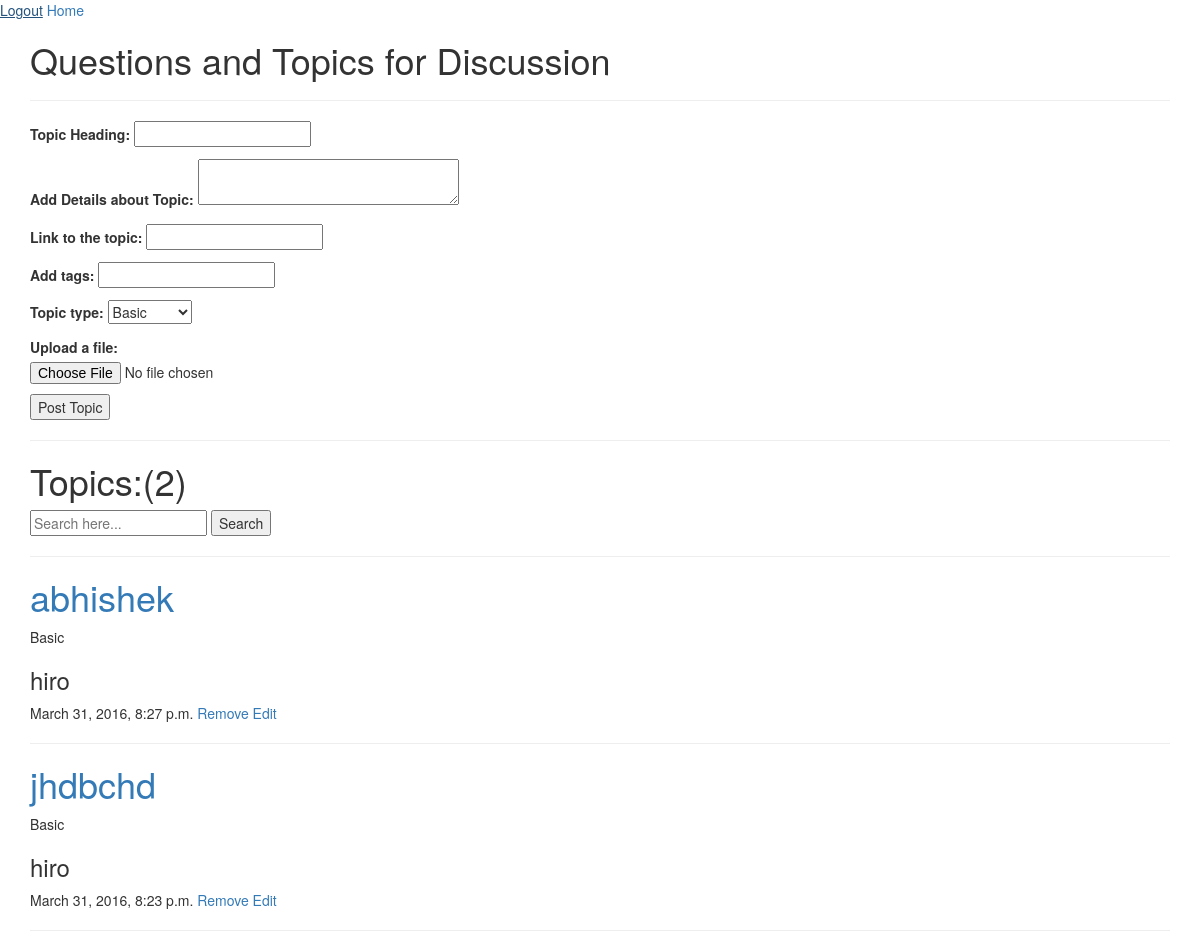
The page /codehub/topic/ (signed in) on the database as committed earlier.
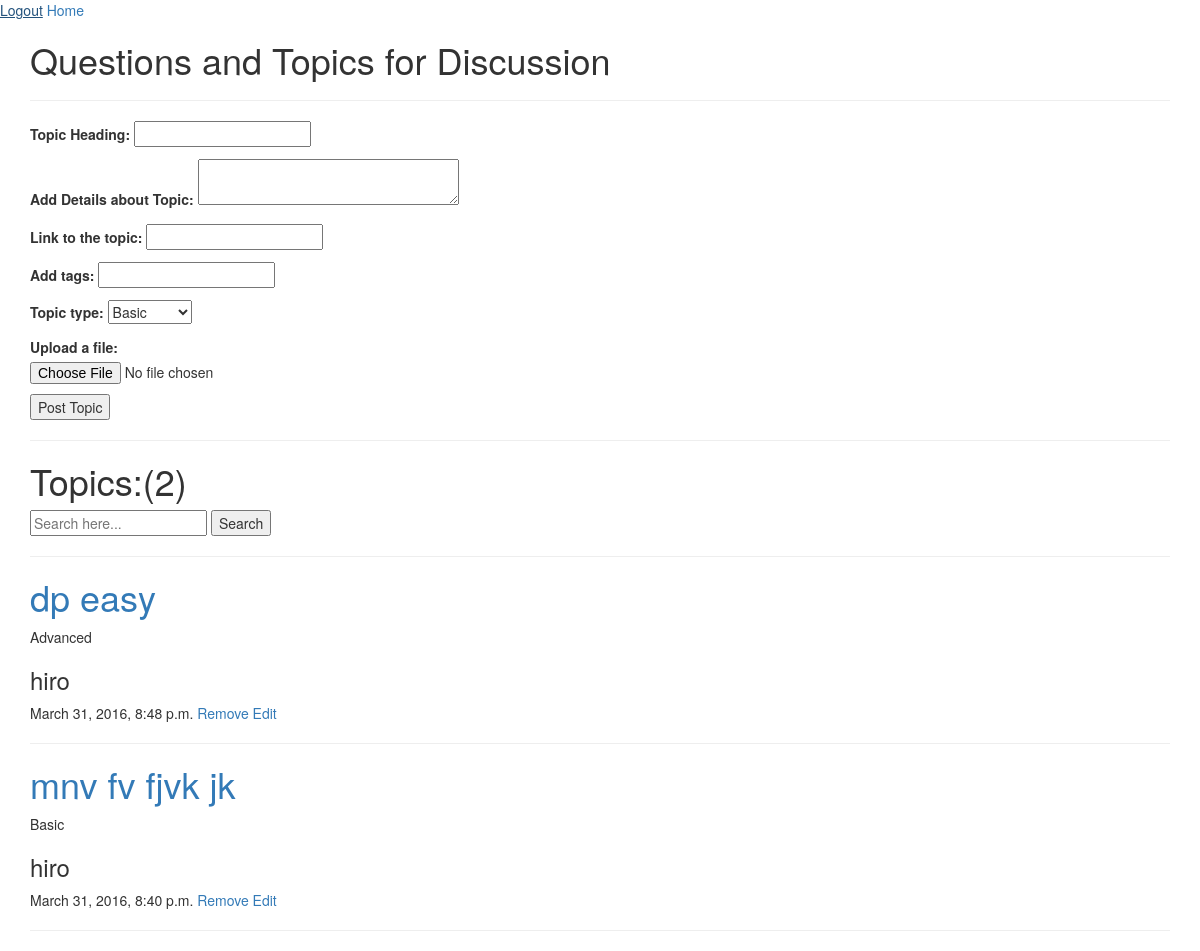
The same page on the database as committed later.
### app/models.py (models this page shows, shortened)
class CodehubTopicModel(models.Model):
    user = models.ForeignKey(User)
    topic_heading = models.CharField(max_length = 100)
    topic_detail = models.CharField(max_length = 200)
    topic_link = models.CharField(max_length = 100 )
    tags = models.CharField(max_length = 50)
    timeStamp = models.DateTimeField()
    topic_type = models.CharField(max_length = 10)
    file = models.FileField(upload_to = 'uploads/')

### app/views.py (the view)
    def wrapper(request,*args,**kwargs):
        if not request.user.is_authenticated():
            return redirect('login_view')
        return func(request,*args,**kwargs)

### app/forms.py
class CodehubTopicForm(forms.ModelForm):
    CHOICES = (('Basic', 'Basic'),('Advanced', 'Advanced'),)
    topic_heading = forms.CharField(label = 'Topic Heading',max_length = 100)
    topic_detail = forms.CharField(label = 'Add Details about Topic',widget = forms.Textarea(attrs = {'rows':'2','cols':'32'}),max_length = 200)
    topic_link = forms.URLField(label = 'Link to the topic',max_length = 100,required = False)
    tags = forms.CharField(label = 'Add tags',max_length = 100,required = True)
    topic_type = forms.ChoiceField(choices = CHOICES,required = True)
    file = forms.FileField(label = 'Upload a file:',required=False)
    class Meta:
        model = CodehubTopicModel
        fields = ['topic_heading','topic_detail','topic_link','tags','topic_type','file']

### app/views.py (called while the page is built)
def loginRequired(func):
    def wrapper(request,*args,**kwargs):
        if not request.user.is_authenticated():
            return redirect('login_view')
        return func(request,*args,**kwargs)
    return wrapper

### app/templates/codehub/topic.html (shortened to what this page needs)
{% extends 'base.html' %}
{% block content %}
<h1>Questions and Topics for Discussion</h1>
<hr/>
<form method="post" enctype="multipart/form-data">
{{ form.as_p }}
<input type='submit' name='submitTopic' value= 'Post Topic'/>
</form>
<hr/>
<h1>Topics:<span>(</span>{{ topics.count }}<span>)</span></h1>
<form method='post' action = '/codehub/topic/search_topic/'>
<input type='text' name = 'search_str' placeholder = 'Search here...'/>
<input type='submit' name='seachTopic' value = 'Search'/>
</form>
<hr/>
<div id = 'topicDisplaySec'>
{% for topic in topics %}
    <h1><a href = "{% url 'comment_on_topic' topic.id %}">{{ topic.topic_heading }}</a></h1>
      {{ topic.topic_type }}
    <h3>{{ topic.user.username }}</h3>
      {{ topic.timeStamp }}
    {% if topic.user.username == user.username %}
    <a href = "{% url 'remove_topic' topic.id %}">Remove</a>
    <a href = "{% url 'edit_topic' topic.id %}">Edit
    {% endif %}
    <hr/>
{% endfor %}
{% endblock %}

### app/templates/base.html (shortened to what this page needs)
{% load staticfiles %}
<html>
  <head>
    {% load bootstrap3 %}
    {% bootstrap_css %}
  </head>
  <body>
    {% if user.is_authenticated %}
    <a href="{% url 'logout_view' %}">Logout</a>
    <a href="{% url 'codehub' %}">Home</a>
    {% else %}
    <a href="{% url 'login_view' %}">Login</a>
    <a href="{% url 'register_view' %}">Register</a>
    {% endif %}
    <div class="container">
    {% block content %}
    {% endblock %}
    </div>
  </body>
</html>

Rows that differ between the two databases and show on the page:
removed CodehubTopicModel: topic_heading "abhishek", topic_type "Basic", user.username "hiro", timeStamp "March 31, 2016, 8:27 p.m.", shows "Remove"
removed CodehubTopicModel: topic_heading "jhdbchd", topic_type "Basic", user.username "hiro", timeStamp "March 31, 2016, 8:23 p.m.", shows "Remove"
added CodehubTopicModel: topic_heading "dp easy", topic_type "Advanced", user.username "hiro", timeStamp "March 31, 2016, 8:48 p.m.", shows "Remove"
added CodehubTopicModel: topic_heading "mnv fv fjvk jk", topic_type "Basic", user.username "hiro", timeStamp "March 31, 2016, 8:40 p.m.", shows "Remove"
